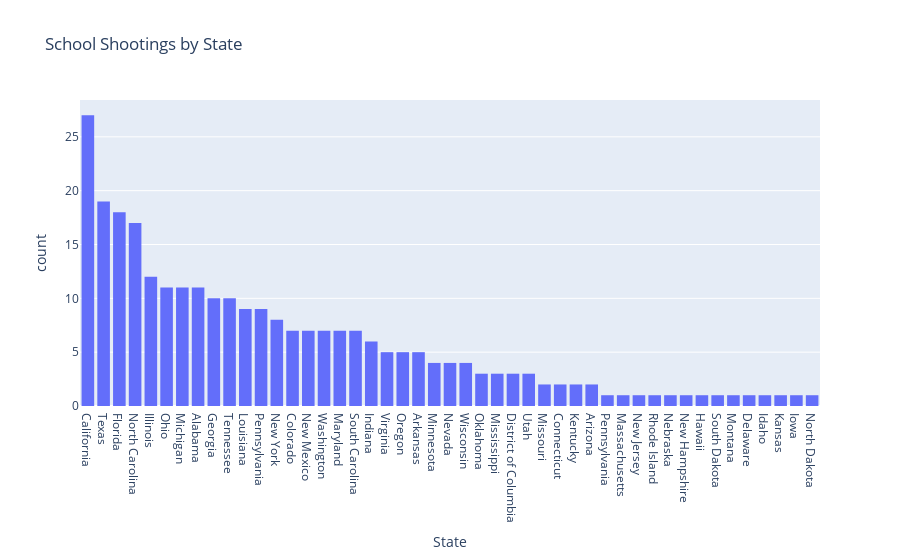

Notebook code cell kept with this figure:
### Code cell
# What state has had the most school shootings?
state_with_most_shootings_figure = px.histogram(shootings,
             x='state',
             title='School Shootings by State',
             labels={"state": "State"}).update_xaxes(categoryorder='total descending')
state_with_most_shootings_figure.show()

### Figure 1 — Plotly figure (JSON) as saved in the notebook; plotly's stock layout.template omitted (floating-point values rounded to 4 significant figures; data arrays with more than 128 entries replaced by an {"elided": "..."} marker saying what was removed)
{"data": [{"alignmentgroup": "True", "bingroup": "x", "hovertemplate": "State=%{x}<br>count=%{y}<extra></extra>", "legendgroup": "", "marker": {"color": "#636efa", "pattern": {"shape": ""}}, "name": "", "offsetgroup": "", "orientation": "v", "showlegend": false, "type": "histogram", "x": {"elided": "274 str values"}, "xaxis": "x", "yaxis": "y"}], "layout": {"barmode": "relative", "legend": {"tracegroupgap": 0}, "title": {"text": "School Shootings by State"}, "xaxis": {"anchor": "y", "categoryorder": "total descending", "domain": [0, 1], "title": {"text": "State"}}, "yaxis": {"anchor": "x", "domain": [0, 1], "title": {"text": "count"}}}}
